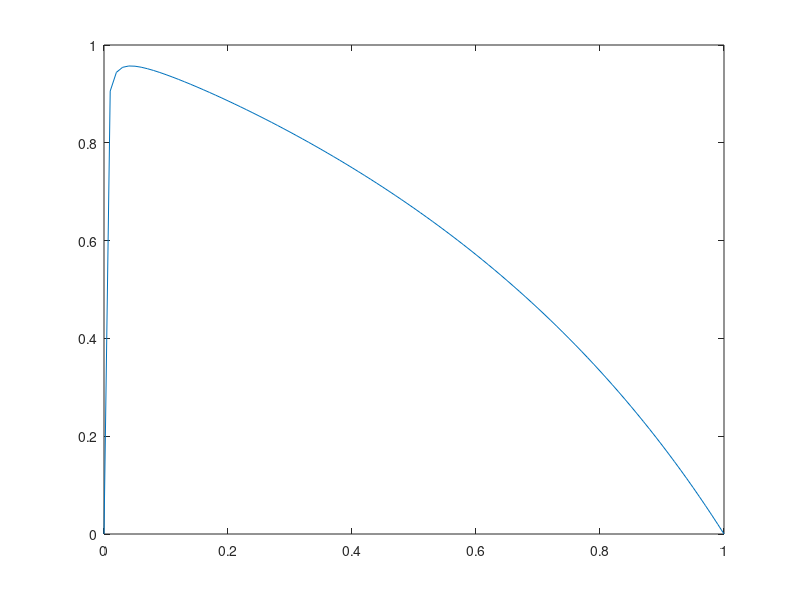

MATLAB code to generate this figure:
p = 0: 0.01: 1;
s = zeros(1, length(p));
nr = zeros(1, length(p));
dr = zeros(1, length(p));
for i = 1 : length(p)
    nr(i) = 1000*p(i)*(1-p(i));
    dr(i ) = (1-p(i))^2 + 1000*p(i)*(1-p(i)) + ( 1-(1-p(i))^2 - 2*p(i)*(1-p(i)) )*500 ;
% s(i) = (1000*p(i)*(1-p(i)))/(  (1-p(i))^2 + 1000*p(i)*(1-p(i)) + ( 1-(1-p(i))^2 - 1000*p(i)*(1-p(i)) )   );
s(i) = nr(i)/dr(i);
end

plot(p, s);
